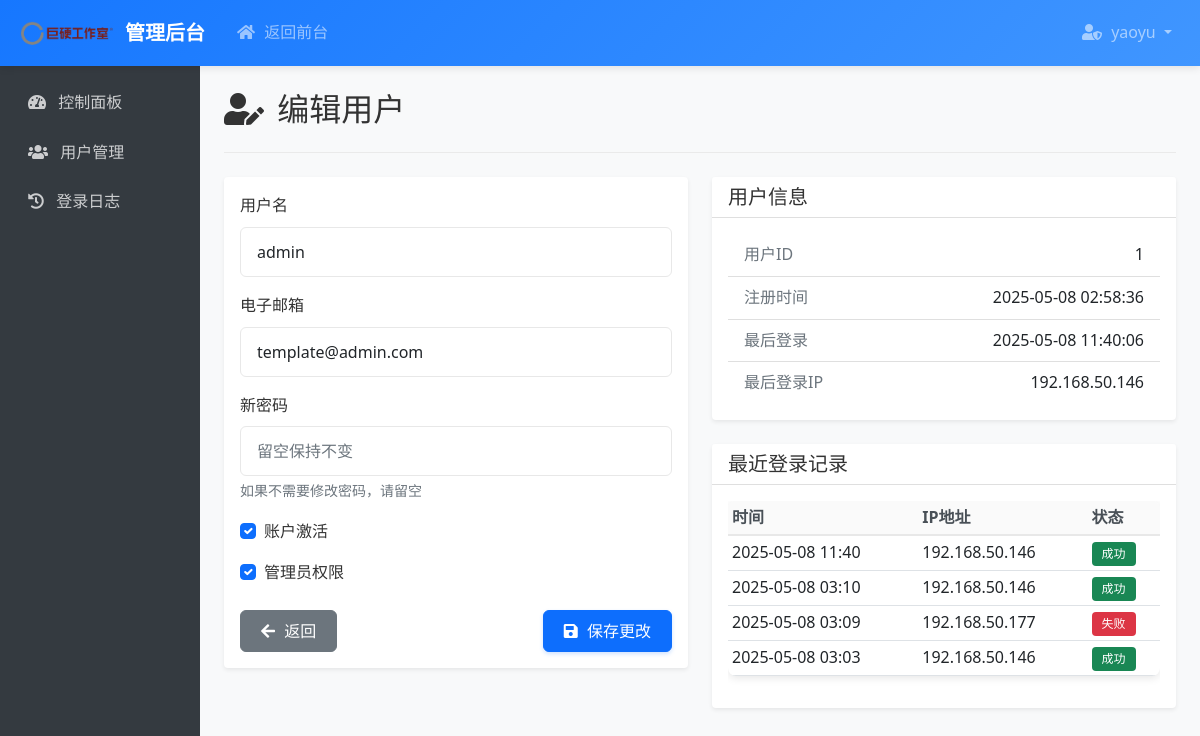
The page /admin/users/edit/1 (signed in) on the database its author committed.
### models.py (models this page shows, shortened)
class User(UserMixin, db.Model):
    id = db.Column(db.Integer, primary_key=True)
    username = db.Column(db.String(80), unique=True, nullable=False)
    email = db.Column(db.String(120), unique=True, nullable=False)
    password_hash = db.Column(db.String(128))
    created_at = db.Column(db.DateTime, default=get_beijing_time)
    is_active = db.Column(db.Boolean, default=True)
    is_admin = db.Column(db.Boolean, default=False)
    last_login_at = db.Column(db.DateTime, nullable=True)
    last_login_ip = db.Column(db.String(100), nullable=True)
    login_logs = db.relationship('LoginLog', backref='user', lazy='dynamic', cascade='all, delete-orphan')
    portfolios = db.relationship('UserPortfolio', backref='user', lazy='dynamic', cascade='all, delete-orphan')

class LoginLog(db.Model):
    id = db.Column(db.Integer, primary_key=True)
    user_id = db.Column(db.Integer, db.ForeignKey('user.id'), nullable=False)
    login_time = db.Column(db.DateTime, default=get_beijing_time)
    ip_address = db.Column(db.String(100))
    user_agent = db.Column(db.String(255))
    status = db.Column(db.String(20), default='success')  # success, failed

### app.py (the view, shortened to what this page needs)
@app.route('/admin/users/edit/<int:id>', methods=['GET', 'POST'])
@login_required
def admin_edit_user(id):
    if not current_user.is_admin:
        flash('您没有管理员权限', 'danger')
        return redirect(url_for('dashboard'))
    session['from_admin'] = True
    user = User.query.get_or_404(id)
    return render_template('admin/edit_user.html', user=user, LoginLog=LoginLog)

### app.py (called while the page is built)
@login_manager.user_loader
def load_user(user_id):
    return User.query.get(int(user_id))

### templates/admin/edit_user.html
{% extends "admin/base.html" %}
{% block content %}
<div class="admin-title">
    <h2><i class="fas fa-user-edit"></i> 编辑用户</h2>
</div>
<div class="row">
    <div class="col-md-8 col-lg-6">
        <div class="card shadow-sm">
            <div class="card-body">
                <form method="POST" action="{{ url_for('admin_edit_user', id=user.id) }}">
                    <div class="mb-3">
                        <label for="username" class="form-label">用户名</label>
                        <input type="text" class="form-control" id="username" name="username" value="{{ user.username }}" required>
                    </div>
                    <div class="mb-3">
                        <label for="email" class="form-label">电子邮箱</label>
                        <input type="email" class="form-control" id="email" name="email" value="{{ user.email }}" required>
                    </div>
                    <div class="mb-3">
                        <label for="new_password" class="form-label">新密码</label>
                        <input type="password" class="form-control" id="new_password" name="new_password" placeholder="留空保持不变">
                        <div class="form-text">如果不需要修改密码，请留空</div>
                    </div>
                    <div class="mb-3 form-check">
                        <input type="checkbox" class="form-check-input" id="is_active" name="is_active" {% if user.is_active %}checked{% endif %}>
                        <label class="form-check-label" for="is_active">账户激活</label>
                    </div>
                    <div class="mb-4 form-check">
                        <input type="checkbox" class="form-check-input" id="is_admin" name="is_admin" {% if user.is_admin %}checked{% endif %}>
                        <label class="form-check-label" for="is_admin">管理员权限</label>
                    </div>
                    <div class="d-flex justify-content-between">
                        <a href="{{ url_for('admin_users') }}" class="btn btn-secondary">
                            <i class="fas fa-arrow-left"></i> 返回
                        </a>
                        <button type="submit" class="btn btn-primary">
                            <i class="fas fa-save"></i> 保存更改
                        </button>
                    </div>
                </form>
            </div>
        </div>
    </div>
    <div class="col-md-4 col-lg-6">
        <div class="card shadow-sm mb-4">
            <div class="card-header bg-white">
                <h5 class="mb-0">用户信息</h5>
            </div>
            <div class="card-body">
                <ul class="list-group list-group-flush">
                    <li class="list-group-item d-flex justify-content-between">
                        <span class="text-muted">用户ID</span>
                        <span>{{ user.id }}</span>
                    </li>
                    <li class="list-group-item d-flex justify-content-between">
                        <span class="text-muted">注册时间</span>
                        <span>{{ user.created_at.strftime('%Y-%m-%d %H:%M:%S') }}</span>
                    </li>
                    <li class="list-group-item d-flex justify-content-between">
                        <span class="text-muted">最后登录</span>
                        <span>
                            {% if user.last_login_at %}
                            {{ user.last_login_at.strftime('%Y-%m-%d %H:%M:%S') }}
                            {% else %}
                            <span class="text-muted">从未登录</span>
                            {% endif %}
                        </span>
                    </li>
                    <li class="list-group-item d-flex justify-content-between">
                        <span class="text-muted">最后登录IP</span>
                        <span>{{ user.last_login_ip or '未知' }}</span>
                    </li>
                </ul>
            </div>
        </div>
        {% if user.login_logs.first() %}
        <div class="card shadow-sm">
            <div class="card-header bg-white">
                <h5 class="mb-0">最近登录记录</h5>
            </div>
            <div class="card-body">
                <div class="table-responsive">
                    <table class="table table-sm">
                        <thead>
                            <tr>
                                <th>时间</th>
                                <th>IP地址</th>
                                <th>状态</th>
                            </tr>
                        </thead>
                        <tbody>
                            {% for log in user.login_logs.order_by(LoginLog.login_time.desc()).limit(5).all() %}
                            <tr>
                                <td>{{ log.login_time.strftime('%Y-%m-%d %H:%M') }}</td>
                                <td>{{ log.ip_address }}</td>
                                <td>
                                    {% if log.status == 'success' %}
                                    <span class="badge bg-success">成功</span>
                                    {% else %}
                                    <span class="badge bg-danger">失败</span>
                                    {% endif %}
                                </td>
                            </tr>
                            {% endfor %}
                        </tbody>
                    </table>
                </div>
            </div>
        </div>
        {% endif %}
    </div>
</div>
{% endblock %}

### templates/admin/base.html (shortened to what this page needs)
<!DOCTYPE html>
<html lang="zh">
<head>
    <link href="https://cdn.jsdelivr.net/npm/bootstrap@5.1.3/dist/css/bootstrap.min.css" rel="stylesheet">
    <link href="https://cdn.jsdelivr.net/npm/@fortawesome/fontawesome-free@5.15.4/css/all.min.css" rel="stylesheet">
    <link href="{{ url_for('static', filename='css/style.css') }}" rel="stylesheet">
</head>
<body>
    <nav class="navbar navbar-expand-lg navbar-dark bg-primary">
        <div class="container-fluid">
            <a class="navbar-brand" href="{{ url_for('admin_dashboard') }}">
                <img src="{{ url_for('static', filename='images/logo.png') }}" alt="巨硬工作室" style="height: 40px;">
                <span>管理后台</span>
            </a>
            <div class="collapse navbar-collapse" id="navbarNav">
                <ul class="navbar-nav me-auto">
                    <li class="nav-item">
                        <a class="nav-link" href="{{ url_for('dashboard') }}">
                            <i class="fas fa-home"></i> 返回前台
                        </a>
                    </li>
                </ul>
                <ul class="navbar-nav">
                    <li class="nav-item dropdown">
                        <a class="nav-link dropdown-toggle" href="#" id="navbarDropdown" role="button" data-bs-toggle="dropdown">
                            <i class="fas fa-user-shield"></i> {{ current_user.username }}
                        </a>
                    </li>
                </ul>
            </div>
        </div>
    </nav>
    <div class="container-fluid">
        <div class="row">
            <div class="col-md-3 col-lg-2 admin-sidebar">
                <ul class="nav flex-column">
                    <li class="nav-item">
                        <a class="nav-link {% if request.endpoint == 'admin_dashboard' %}active{% endif %}" href="{{ url_for('admin_dashboard') }}">
                            <i class="fas fa-tachometer-alt"></i> 控制面板
                        </a>
                    </li>
                    <li class="nav-item">
                        <a class="nav-link {% if request.endpoint == 'admin_users' %}active{% endif %}" href="{{ url_for('admin_users') }}">
                            <i class="fas fa-users"></i> 用户管理
                        </a>
                    </li>
                    <li class="nav-item">
                        <a class="nav-link {% if request.endpoint == 'admin_login_logs' %}active{% endif %}" href="{{ url_for('admin_login_logs') }}">
                            <i class="fas fa-history"></i> 登录日志
                        </a>
                    </li>
                </ul>
            </div>
            <div class="col-md-9 col-lg-10 admin-content">
                {% block content %}{% endblock %}
            </div>
        </div>
    </div>
</body>
</html>

### static/css/style.css (style rules this page uses)
:root { --primary-color: #1677ff; --secondary-color: #4096ff; --success-color: #52c41a; --warning-color: #faad14; --danger-color: #ff4d4f; --text-color: #333; --text-secondary: #666; --border-color: #e8e8e8; --bg-color: #f5f5f5; --card-shadow: 0 2px 8px rgba(0, 0, 0, 0.1); --transition-speed: 0.3s; }
body { font-family: 'Segoe UI', Tahoma, Geneva, Verdana, sans-serif; background-color: #f8f9fa; color: var(--text-color); line-height: 1.6; }
.navbar { box-shadow: 0 2px 8px rgba(0, 0, 0, 0.1); background: linear-gradient(135deg, var(--primary-color), var(--secondary-color)) !important; }
.navbar-brand { font-weight: 600; font-size: 1.25rem; display: flex; align-items: center; }
.navbar-brand img { margin-right: 8px; transition: transform var(--transition-speed); }
.nav-link { font-weight: 500; padding: 0.5rem 1rem !important; transition: all var(--transition-speed); }
.card { transition: transform 0.3s ease, box-shadow 0.3s ease; border: none; }
.card-header { font-weight: 600; }
.btn { border-radius: 6px; font-weight: 500; padding: 0.5rem 1.25rem; transition: all var(--transition-speed); }
.btn-primary { background-color: #0d6efd; border-color: #0d6efd; box-shadow: 0 2px 4px rgba(13, 110, 253, 0.2); }
.form-control { border-radius: 6px; border: 1px solid var(--border-color); padding: 0.75rem 1rem; transition: all var(--transition-speed); }
.table { background: white; border-radius: 8px; overflow: hidden; box-shadow: var(--card-shadow); }
.table thead th { background-color: #fafafa; border-bottom: 2px solid var(--border-color); font-weight: 600; }
.bg-primary { background-color: #0d6efd !important; }
.table th { font-weight: 600; color: #495057; }
.badge { font-weight: 500; padding: 6px 10px; }
.fas { margin-right: 5px; }

### templates/admin/base.html (style rules this page uses)
.admin-sidebar { background-color: #343a40; min-height: calc(100vh - 56px); padding-top: 1rem; }
.admin-sidebar .nav-link { color: rgba(255, 255, 255, 0.75); padding: 0.75rem 1rem; border-radius: 0.25rem; margin-bottom: 0.5rem; }
.admin-sidebar .nav-link i { margin-right: 0.5rem; }
.admin-content { padding: 1.5rem; }
.admin-title { margin-bottom: 1.5rem; padding-bottom: 1rem; border-bottom: 1px solid #eaeaea; }

### rows shown on the page
User: username "yaoyu"
User: username "admin", email "template@admin.com", is_active "☑", is_admin "☑", id "1", created_at "2025-05-08 02:58:36", last_login_at "2025-05-08 11:40:06", last_login_ip "192.168.50.146"
LoginLog: login_time "2025-05-08 11:40", ip_address "192.168.50.146", status "成功"
LoginLog: login_time "2025-05-08 03:10", ip_address "192.168.50.146", status "成功"
LoginLog: login_time "2025-05-08 03:09", ip_address "192.168.50.177", status "失败"
LoginLog: login_time "2025-05-08 03:03", ip_address "192.168.50.146", status "成功"
